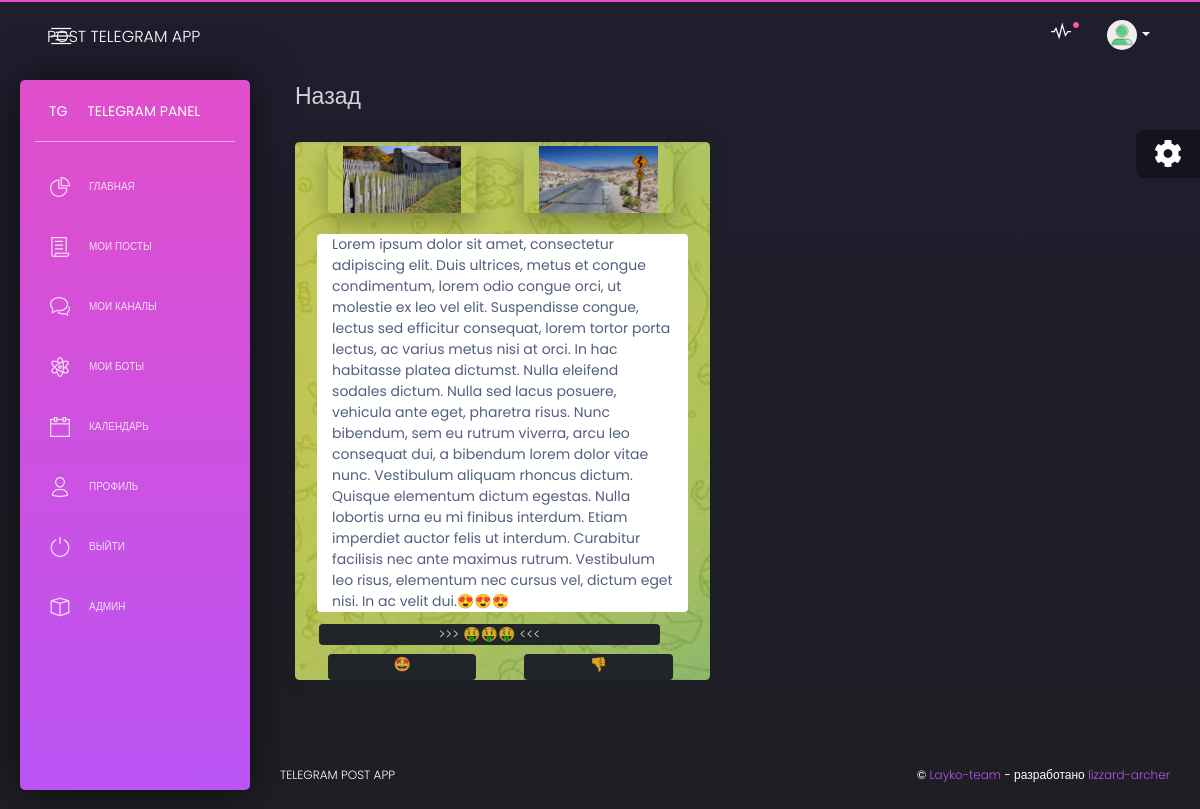
Page /post_details/8 (signed in) on the committed database.
### apps/home/models.py (models this page shows, shortened)
class Post(models.Model):
    name = models.CharField(max_length=100, null=True, verbose_name='Заголовок поста', validators=[validators.validate_post_name])
    user = models.ForeignKey(User, on_delete=models.CASCADE, null=True, blank=True, verbose_name='Пользователь')
    bot = models.ForeignKey(Bot, on_delete=models.CASCADE, null=True, blank=False, verbose_name='Бот')
    post_type = models.CharField(max_length=20, choices=[('Пост', 'Пост'), ('Опрос', 'Опрос')], null=True, blank=False, verbose_name='Тип поста')
    text = models.TextField(max_length=5000, null=True, blank=True, verbose_name='Текст')
    is_active = models.BooleanField(null=True, blank=True, default=False, verbose_name='Активно')
    photo_1 = models.ImageField(null=True, blank=True, verbose_name='Фото 1')
    photo_2 = models.ImageField(null=True, blank=True, verbose_name='Фото 2')
    photo_3 = models.ImageField(null=True, blank=True, verbose_name='Фото 3')
    photo_4 = models.ImageField(null=True, blank=True, verbose_name='Фото 4')
    photo_5 = models.ImageField(null=True, blank=True, verbose_name='Фото 5')
    music = models.FileField(null=True, blank=True, verbose_name='Музыкальный Трек')
    video = models.FileField(null=True, blank=True, verbose_name='Видео Запись')
    document = models.FileField(null=True, blank=True, verbose_name='Документ')
    url = models.CharField(max_length=300, null=True, blank=True, verbose_name='Ссылка', validators=[validators.post_ref_validator])
    url_text = models.CharField(max_length=300, null=True, blank=True, verbose_name='Текст внутри ссылки')
    btn_name_1 = models.CharField(max_length=100, null=True, blank=True, verbose_name='')
    btn_name_2 = models.CharField(max_length=100, null=True, blank=True, verbose_name='')
    btn_name_3 = models.CharField(max_length=100, null=True, blank=True, verbose_name='')
    btn_name_4 = models.CharField(max_length=100, null=True, blank=True, verbose_name='')
    id = models.AutoField(primary_key=True, editable=False)
    class Meta:
        ordering = ['id']
        verbose_name = "Пост"
        verbose_name_plural = "Посты"

### apps/home/views.py (the view)
# urls.py: path('post_details/<int:pk>', views.PostDetailsView.as_view(), name='post details'),
class PostDetailsView(LoginRequiredMixin, DetailView):
    model = Post
    context_object_name = 'post'
    template_name = 'home/post_details.html'
    def get_context_data(self, **kwargs):
        context = super(PostDetailsView, self).get_context_data(**kwargs)
        context.update({
            'photos': PostPhoto.objects.filter(post__user=self.request.user),
            'videos': PostVideo.objects.filter(post__user=self.request.user),
            'musics': PostMusic.objects.filter(post__user=self.request.user),
            'documents': PostDocument.objects.filter(post__user=self.request.user),
            'buttons': Button.objects.filter(post__user=self.request.user),
            'references': PostReference.objects.filter(post__user=self.request.user),
        })
        return context

### apps/templates/home/post_details.html (shortened to what this page needs)
{% extends "layouts/base.html" %}
{% block content %}
    <div class="col-sm-6">
        <a href="/post" class="text-black"><h3>Назад</h3></a>
        <div id="preview" class="card card-chart">
            <div class="row">
                {% if post.photo_1 %}
                    <img class="img img-raised mt-1 ml-5 col-4 rounded" src="{{ MEDIA_URL }}/{{ post.photo_1 }}"/>
                {% endif %}
                {% if post.photo_2 %}
                    <img class="img img-raised mt-1 ml-5 col-4 rounded" src="{{ MEDIA_URL }}/{{ post.photo_2 }}"/>
                {% endif %}
            </div>
            <br/>
            <div class="row">
                <div class="col-1"></div>
                <div class="col-10 bg-white rounded mb-2">
                    {{ post.text }}
                </div>
                <div class="col-10">
                    {% if post.url %}
                        <div class="container ml-4 mt-1 text-center bg-dark opacity-8 rounded"
                             style="width: 100%">
                            <p>{{ post.url_text }}</p>
                        </div>
                    {% endif %}
                </div>
                <div class="col-12">
                    <div class="row">
                        {% if post.btn_name_1 %}
                            <div class="col-4 ml-5 mt-1 text-center bg-dark opacity-8 rounded">
                                <p>{{ post.btn_name_1 }}</p>
                            </div>
                        {% endif %}
                        {% if post.btn_name_2 %}
                            <div class="col-4 ml-5 mt-1 text-center bg-dark opacity-8 rounded">
                                <p>{{ post.btn_name_2 }}</p>
                            </div>
                        {% endif %}
                    </div>
                </div>
            </div>
        </div>
    </div>
{% endblock content %}

### rows in the picture
Post: photo_1 (picture), photo_2 (picture), text "Lorem ipsum dolor sit amet, consectetur adipiscing elit. Duis ultrices, metus et congue condimentum, lorem odio congue orci, ut molestie ex leo vel elit. Suspendisse congue, lectus sed efficitur consequat, lorem tortor porta lectus, ac varius metus nisi at orci. In hac habitasse platea dictumst. Nulla eleifend sodales dictum. Nulla sed lacus posuere, vehicula ante eget, pharetra risus. Nunc bibendum, sem eu rutrum viverra, arcu leo consequat dui, a bibendum lorem dolor vitae nunc. Vestibulum aliquam rhoncus dictum. Quisque elementum dictum egestas. Nulla lobortis urna eu mi finibus interdum. Etiam imperdiet auctor felis ut interdum. Curabitur facilisis nec ante maximus rutrum. Vestibulum…", url_text ">>> 🤑🤑🤑 <<<", btn_name_1 "🤩", btn_name_2 "👎"
